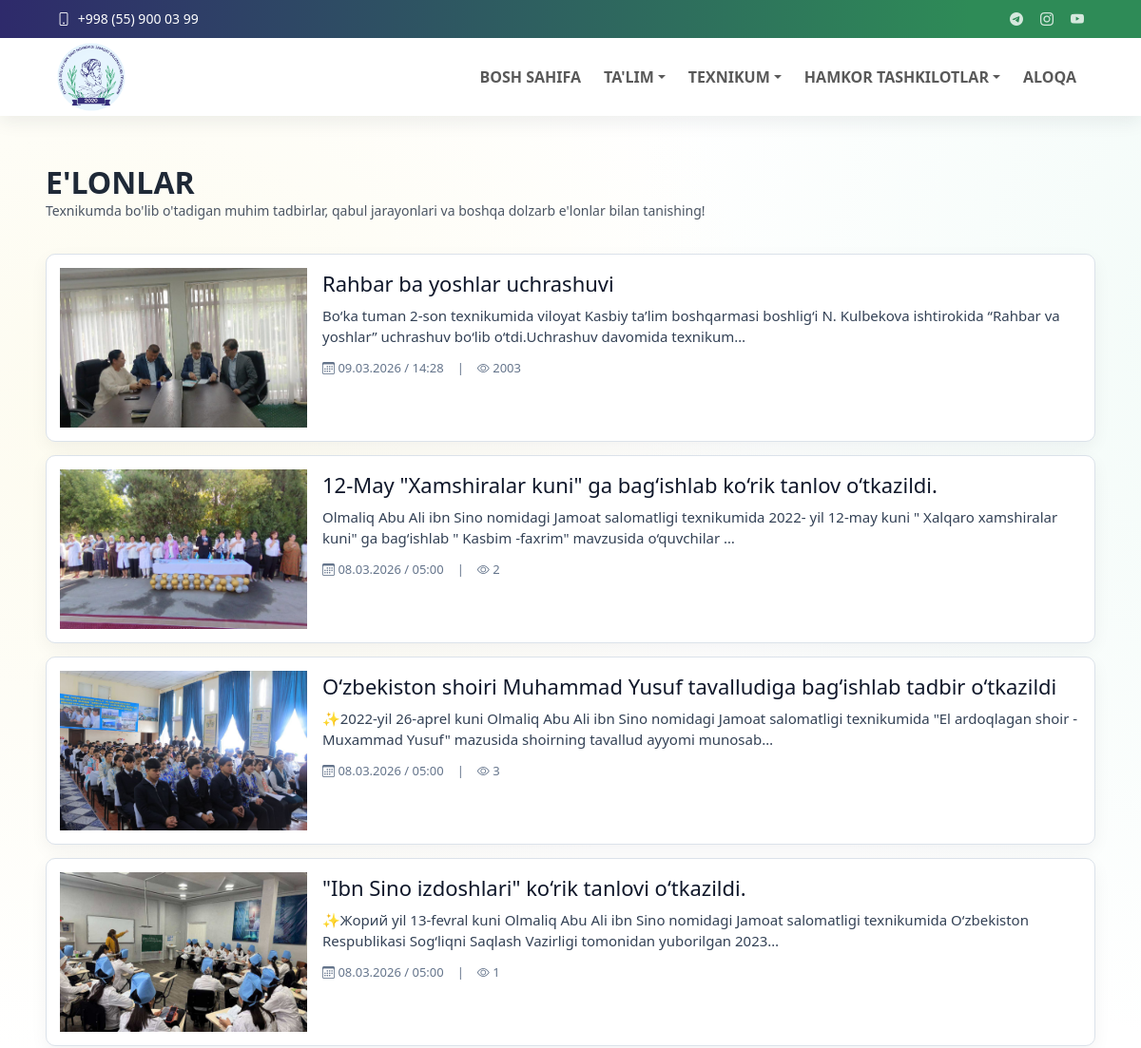
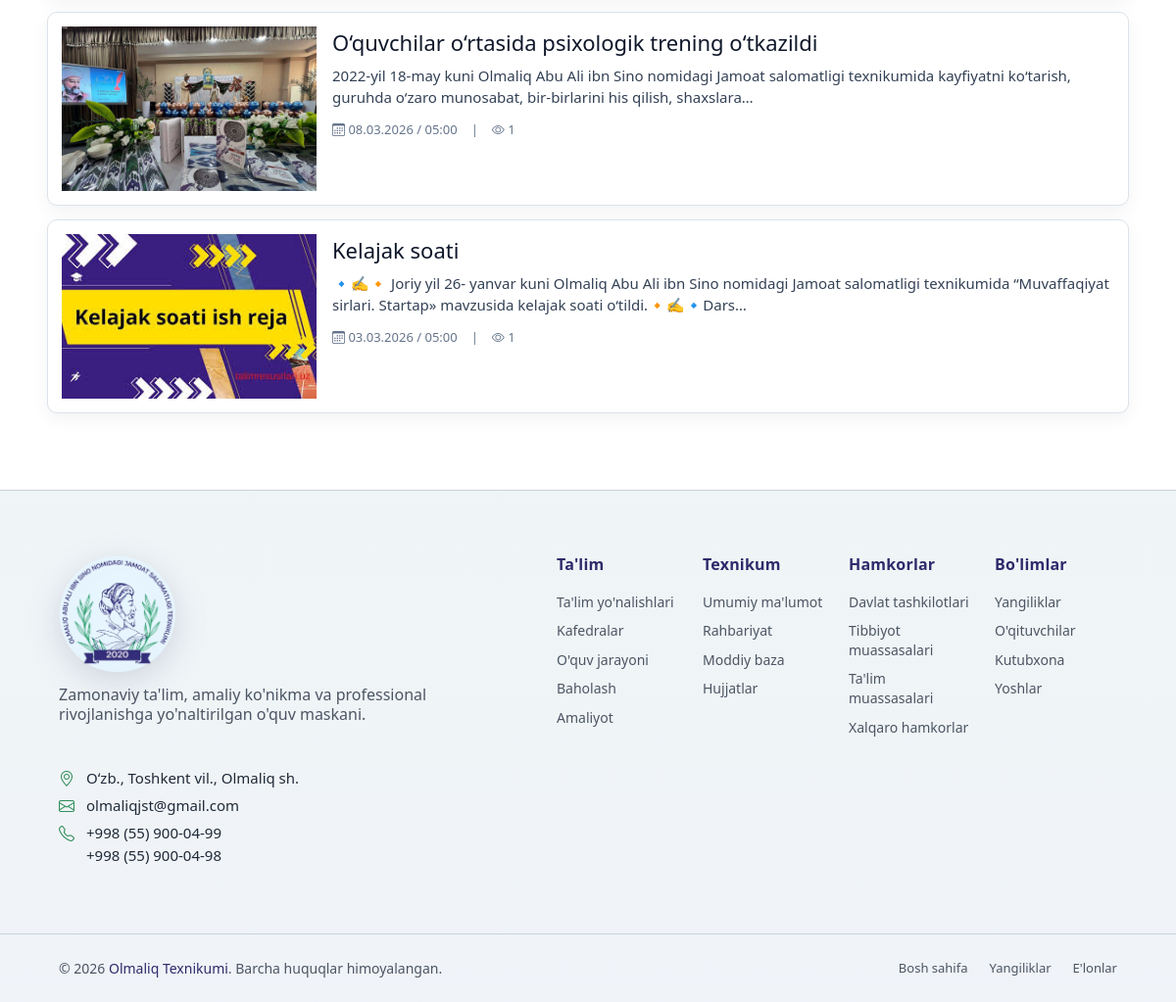
The page /elonlar/ on the database its author committed (2 pictures, top to bottom).
### core/models.py (models this page shows, shortened)
class TopbarSettings(models.Model):
    email = models.EmailField(blank=True)
    phone = models.CharField(max_length=50, blank=True)
    telegram_url = models.URLField(blank=True)
    instagram_url = models.URLField(blank=True)
    youtube_url = models.URLField(blank=True)
    is_active = models.BooleanField(default=True)
    updated_at = models.DateTimeField(auto_now=True)
    class Meta:
        ordering = ['-updated_at', '-id']
        verbose_name = "Topbar sozlamasi"
        verbose_name_plural = "Topbar sozlamalari"

class Announcement(models.Model):
    title = models.CharField(max_length=220)
    content = models.TextField()
    image = models.ImageField(upload_to='announcements/', blank=True, null=True)
    author = models.CharField("Tayyorlagan", max_length=150, blank=False)
    published_at = models.DateTimeField(default=timezone.now)
    views_count = models.PositiveIntegerField(default=0)
    is_active = models.BooleanField(default=True)
    created_at = models.DateTimeField(auto_now_add=True)
    class Meta:
        ordering = ['-published_at', '-created_at']
        verbose_name = "E'lon"
        verbose_name_plural = "E'lonlar"

### core/views.py (the view)
# urls.py: path("elonlar/", views.announcements_list, name='announcements_list'),
def announcements_list(request):
    announcements = Announcement.objects.filter(is_active=True).order_by('-published_at', '-created_at')
    return render(request, 'core/announcement_list.html', {'announcements': announcements})

### core/context_processors.py (called while the page is built)
def menu_context(request):
    menu_items = (
        Menu.objects.filter(parent__isnull=True, is_active=True)
        .prefetch_related('children')
        .order_by('order', 'id')
    )
    topbar = TopbarSettings.objects.filter(is_active=True).first()
    return {
        'menu_items': menu_items,
        'topbar_settings': topbar,
    }

### core/templates/core/announcement_list.html (shortened to what this page needs)
{% extends 'base.html' %}
{% block content %}
<section>
    <div class="news-list-directions__head">
        <h2>E'lonlar</h2>
        <p>Texnikumda bo'lib o'tadigan muhim tadbirlar, qabul jarayonlari va boshqa dolzarb e'lonlar bilan tanishing!</p>
    </div>
    <div class="news-list-grid js-load-more-list" data-batch-size="10">
        {% for item in announcements %}
            <a class="news-list-card js-load-item" href="{% url 'core:announcement_detail' item.pk %}">
                {% if item.image %}
                    <img class="news-list-card__image" src="{{ item.image.url }}" alt="{{ item.title }}">
                {% else %}
                    <div class="news-list-card__image news-list-card__image--empty">
                        <span>Rasm mavjud emas</span>
                    </div>
                {% endif %}
                <div class="news-list-card__body">
                    <h3>{{ item.title }}</h3>
                    <p>{{ item.content|striptags|truncatechars:170 }}</p>
                    <div class="news-list-card__meta">
                        <span>
                            <i class="bi bi-calendar3"></i>
                            <span>{{ item.published_at|date:"d.m.Y / H:i" }}</span>
                        </span>
                        <span>|</span>
                        <span>
                            <i class="bi bi-eye"></i>
                            <span>{{ item.views_count }}</span>
                        </span>
                    </div>
                </div>
            </a>
        {% empty %}
            <p class="news-list-empty">E'lonlar mavjud emas.</p>
        {% endfor %}
    </div>
</section>
{% endblock %}

### templates/includes/header.html (shortened to what this page needs)
{% load static %}
<header id="header" class="header fixed-top">
    <div class="topbar d-flex align-items-center">
        <div class="container d-flex justify-content-center justify-content-md-between">
           <div class="contact-info d-flex align-items-center gap-3">
                <div class="d-flex align-items-center">
                    <a href="tel:{{ topbar_settings.phone }}" class="link-underline link-underline-opacity-0 lh-1">
                        <i class="bi bi-phone me-1"></i>
                    <span>{{ topbar_settings.phone }}</span>
                    </a>
                </div>
            </div>
            <div class="social-links d-flex align-items-center">
                <a href="{{ topbar_settings.telegram_url }}" target="_blank" rel="noopener" aria-label="Telegram"><i class="bi bi-telegram"></i></a>
                <a href="{{ topbar_settings.instagram_url }}" target="_blank" rel="noopener" aria-label="Instagram"><i class="bi bi-instagram"></i></a>
                <a href="{{ topbar_settings.youtube_url }}" target="_blank" rel="noopener" aria-label="YouTube"><i class="bi bi-youtube"></i></a>
            </div>
        </div>
    </div>
    <div class="branding d-flex align-items-center">
        <nav class="navbar navbar-expand-lg  py-0 w-100">
            <div class="container position-relative d-flex align-items-center justify-content-between">
                <a class="navbar-brand brand d-flex align-items-center gap-2" href="{% url 'core:home' %}">
                    <img class="brand-logo" src="{% static 'images/logo.png' %}" alt="Olmaliq texnikumi logosi">
                </a>
                <div class="collapse navbar-collapse" id="mainNavbar">
                    {% with ns=request.resolver_match.namespace name=request.resolver_match.url_name %}
                    <ul class="navbar-nav ms-auto mb-2 mb-lg-0 align-items-lg-center gap-lg-2">
                        <li class="nav-item">
                            <a class="nav-link {% if ns == 'core' and name == 'home' %}active{% endif %}" href="{% url 'core:home' %}" {% if ns == 'core' and name == 'home' %}aria-current="page"{% endif %}>Bosh sahifa</a>
                        </li>
                        <li class="nav-item dropdown">
                            <a class="nav-link dropdown-toggle " href="#" role="button" data-bs-toggle="dropdown" aria-expanded="false" >Ta'lim</a>
                        </li>
                        <li class="nav-item dropdown">
                            <a class="nav-link dropdown-toggle " href="#" role="button" data-bs-toggle="dropdown" aria-expanded="false" >Texnikum</a>
                        </li>
                        <li class="nav-item dropdown">
                            <a class="nav-link dropdown-toggle " href="#" role="button" data-bs-toggle="dropdown" aria-expanded="false" >Hamkor tashkilotlar</a>
                        </li>
                        <li class="nav-item">
                            <a class="nav-link {% if ns == 'contact' %}active{% endif %}" href="{% url 'contact:contact' %}" {% if ns == 'contact' %}aria-current="page"{% endif %}>Aloqa</a>
                        </li>
                    </ul>
                    {% endwith %}
                </div>
            </div>
        </nav>
    </div>
</header>

### static/css/style.css (style rules this page uses)
* { box-sizing: border-box; }
body { margin: 0; font-family: "Segoe UI", Tahoma, sans-serif; background-color: #ffffff; background-image: radial-gradient(1100px circle at 8% 16%, rgba(246, 238, 181, 0.22), transparent 62%), radial-gradient(1250px circle at 92% 12%, rgba(178, 231, 212, 0.2), transparent 64%), radial-gradient(980px circle at 84% 88%, rgba(205, 233, 245, 0.16), transparent 66%), linear-gradient(180deg, #ffffff 0%, #ffffff 100%); background-repeat: no-repeat; background-size: 128% 128%, 132% 132%, 126% 126%, 100% 100%; animation: siteBgFloat 50s ease-in-out infinite alternate; color: var(--text); padding-top: 108px; overflow-x: clip; }
a { color: var(--header-accent); }
html { overflow-x: clip; }
.container { width: min(1120px, 92%); margin: 0 auto; }
@media (min-width: 1200px) { .container { width: min(1320px, 92%); } }
.header { transition: all 0.5s; z-index: 1100 !important; background-color: #ffffff; box-shadow: 0 6px 18px rgba(31, 41, 55, 0.08); }
.header .topbar { background: var(--brand-gradient); font-size: 14px; transition: all 0.5s; height: 40px; overflow: hidden; border: 0 !important; border-bottom: 0 !important; box-shadow: none !important; margin-bottom: 0 !important; }
.header .topbar .container { min-height: 40px; }
.header .topbar .contact-info i { font-style: normal; color: #ffffff; }
.header .topbar .contact-info i a, .header .topbar .contact-info i, .header .topbar .contact-info span { color: #ffffff; text-decoration: none; line-height: 1; }
.header .topbar .social-links a { color: rgba(255, 255, 255, 0.8); line-height: 0; transition: all 0.3s ease; margin-left: 18px; font-size: 14px; }
.header .branding { min-height: 68px; transition: all 0.4s ease; border: 0 !important; border-top: 0 !important; margin-top: 0 !important; position: relative; z-index: 1101; }
.header .topbar + .branding { margin-top: 0 !important; border-top: 0 !important; }
.brand { color: var(--nav-text); text-decoration: none; font-weight: 700; }
.brand-logo { height: 72px; width: auto; display: block; }
.navbar .nav-item > a { text-transform: uppercase; font-weight: 600; }
.navbar .nav-link { position: relative; transition: color 0.22s ease; }
.navbar .nav-link::before { content: ""; position: absolute; left: 0.5rem; right: 0.5rem; bottom: 0.2rem; height: 2px; background: var(--header-accent); transform: scaleX(0); transform-origin: center; transition: transform 0.22s ease; }
.news-list-directions__head { display: flex-row; align-items: center; justify-content: center; text-align: left; gap: 12px; margin: 35px 0px 35px 0px; }
.news-list-directions__head h2 { margin: 0; text-transform: uppercase; font-weight: 700; }
.news-list-directions__head p { margin: 0; color: var(--muted); font-size: 14px; font-weight: 500; }
.news-list-grid { display: flex; flex-direction: column; gap: 14px; }
.news-list-card { display: grid; grid-template-columns: 260px minmax(0, 1fr); gap: 16px; align-items: stretch; padding: 14px; border: 1px solid #dbe2ea; border-radius: 10px; background: #ffffff; box-shadow: 0 6px 18px rgba(15, 23, 42, 0.05); overflow: hidden; text-decoration: none; color: inherit; }
.news-list-card__image { width: 100%; height: 168px; object-fit: cover; display: block; }
.news-list-card__body { padding: 2px 0; min-width: 0; }
.news-list-card__body h3 { margin: 0 0 8px; font-size: 22px; line-height: 1.3; overflow-wrap: anywhere; color: #0f172a; }
.news-list-card__body p { margin: 0 0 12px; color: #334155; font-size: 15px; line-height: 1.5; overflow-wrap: anywhere; }
.news-list-card__meta { display: flex; align-items: center; gap: 14px; color: #64748b; font-size: 13px; font-weight: 500; border-top: 0; padding-top: 0; }

### rows shown on the page
TopbarSettings: phone "+998 (55) 900 03 99"
Announcement: image (picture), title "Rahbar ba yoshlar uchrashuvi", content "Bo‘ka tuman 2-son texnikumida viloyat Kasbiy ta’lim boshqarmasi boshlig‘i N. Kulbekova ishtirokida “Rahbar va yoshlar” uchrashuv bo‘lib o‘tdi.Uchrashuv davomida texnikum…", published_at "09.03.2026 / 14:28", views_count "2003"
Announcement: image (picture), title "12-May \"Xamshiralar kuni\" ga bag‘ishlab ko‘rik tanlov o‘tkazildi.", content "Olmaliq Abu Ali ibn Sino nomidagi Jamoat salomatligi texnikumida 2022- yil 12-may kuni \" Xalqaro xamshiralar kuni\" ga bag‘ishlab \" Kasbim -faxrim\" mavzusida o‘quvchilar …", published_at "08.03.2026 / 05:00", views_count "2"
Announcement: image (picture), title "O‘zbekiston shoiri Muhammad Yusuf tavalludiga bag‘ishlab tadbir o‘tkazildi", content "✨2022-yil 26-aprel kuni Olmaliq Abu Ali ibn Sino nomidagi Jamoat salomatligi texnikumida \"El ardoqlagan shoir -Muxammad Yusuf\" mazusida shoirning tavallud ayyomi munosab…", published_at "08.03.2026 / 05:00", views_count "3"
Announcement: image (picture), title "\"Ibn Sino izdoshlari\" ko‘rik tanlovi o‘tkazildi.", content "✨Жорий yil 13-fevral kuni Olmaliq Abu Ali ibn Sino nomidagi Jamoat salomatligi texnikumida O‘zbekiston Respublikasi Sog‘liqni Saqlash Vazirligi tomonidan yuborilgan 2023…", published_at "08.03.2026 / 05:00", views_count "1"
Announcement: image (picture), title "O‘quvchilar o‘rtasida psixologik trening o‘tkazildi", content "2022-yil 18-may kuni Olmaliq Abu Ali ibn Sino nomidagi Jamoat salomatligi texnikumida kayfiyatni ko‘tarish, guruhda o‘zaro munosabat, bir-birlarini his qilish, shaxslara…", published_at "08.03.2026 / 05:00", views_count "1"
Announcement: image (picture), title "Kelajak soati", content "🔹✍️🔸 Joriy yil 26- yanvar kuni Olmaliq Abu Ali ibn Sino nomidagi Jamoat salomatligi texnikumida “Muvaffaqiyat sirlari. Startap» mavzusida kelajak soati o‘tildi.🔸✍️🔹Dars…", published_at "03.03.2026 / 05:00", views_count "1"
